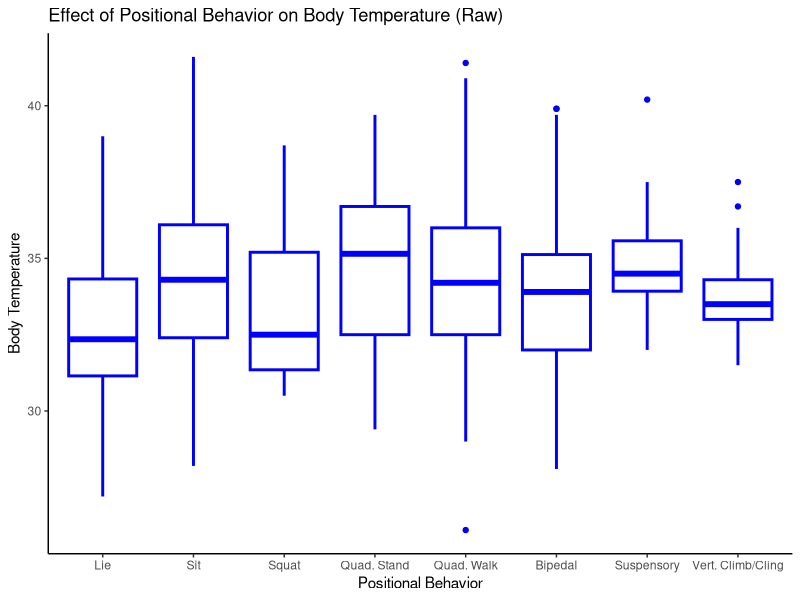
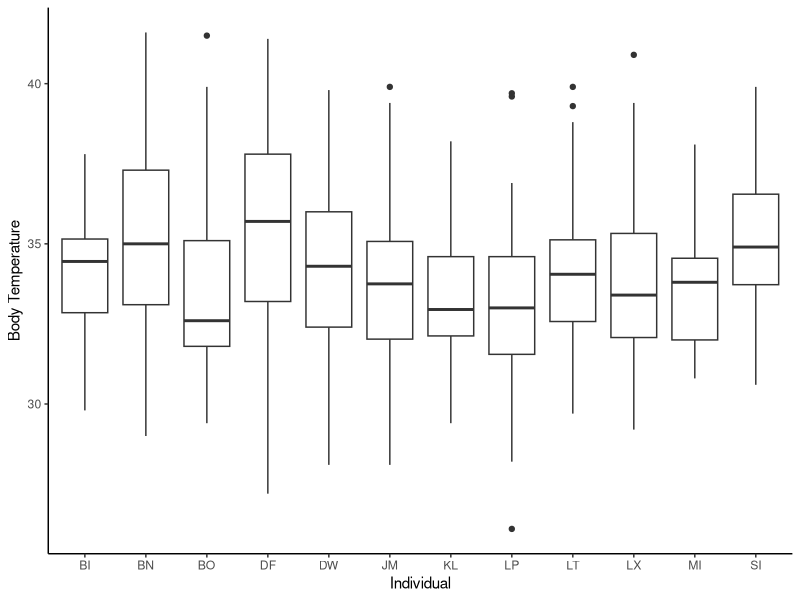
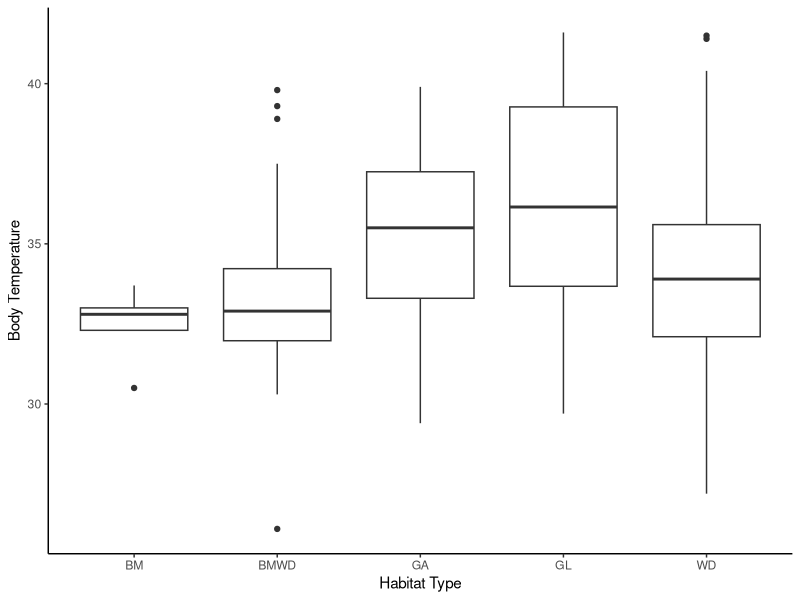
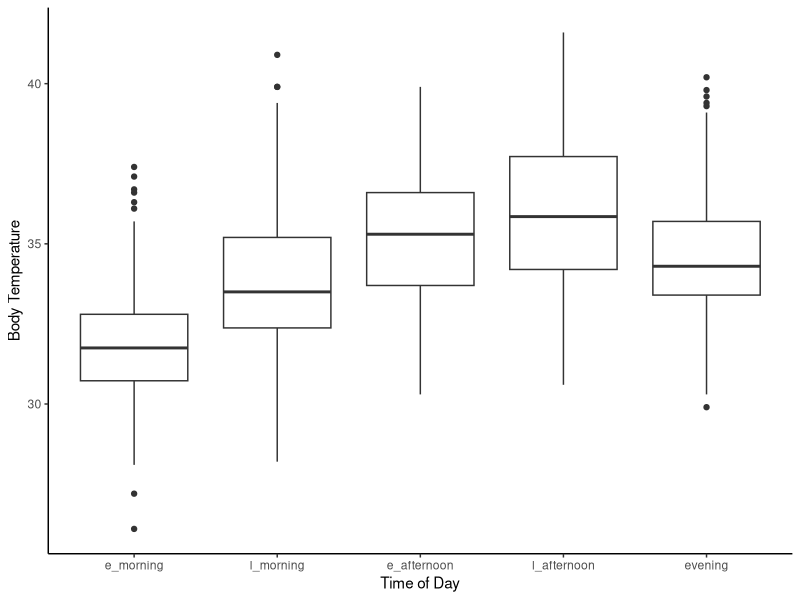
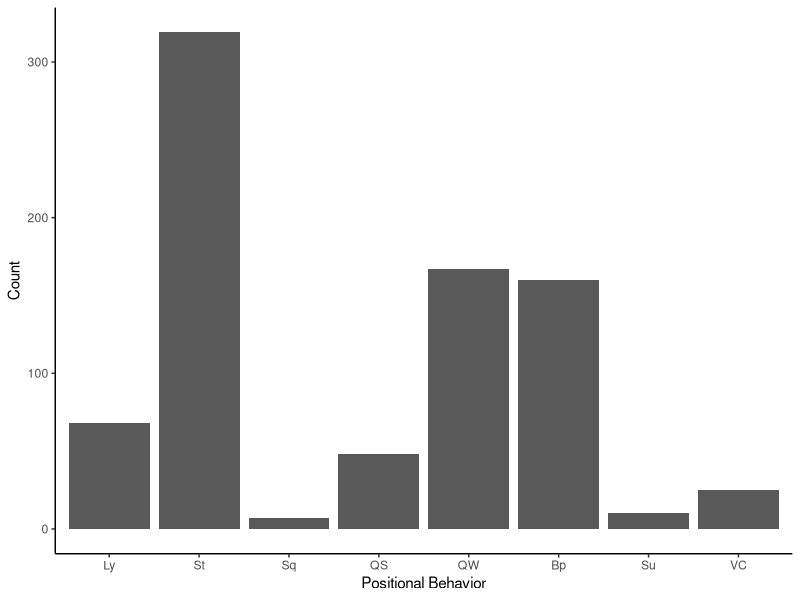
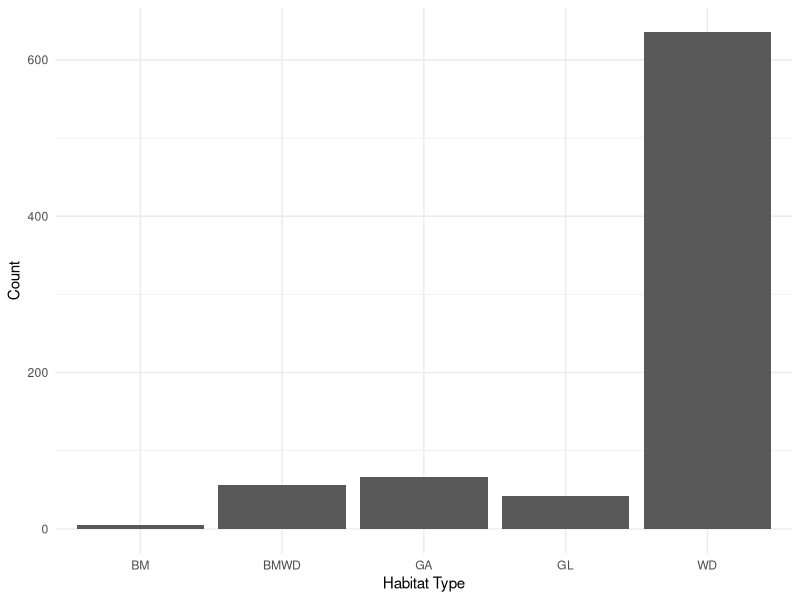
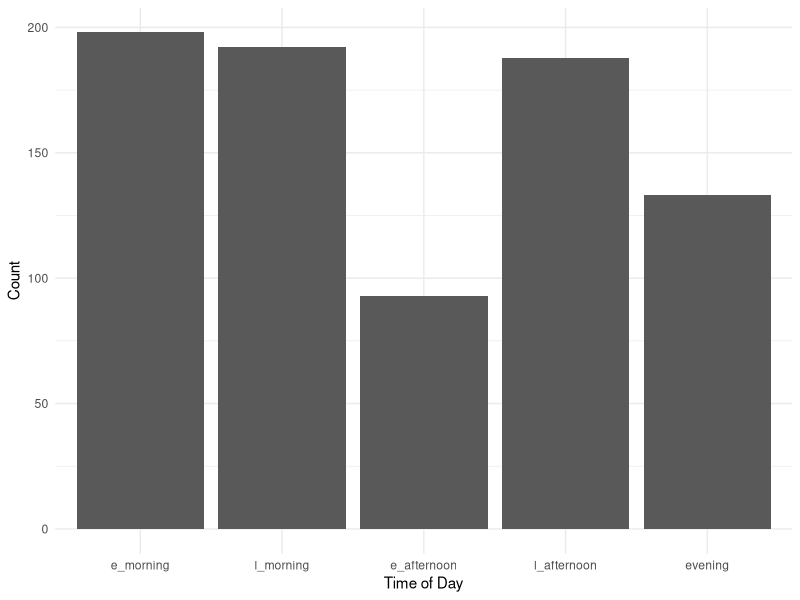
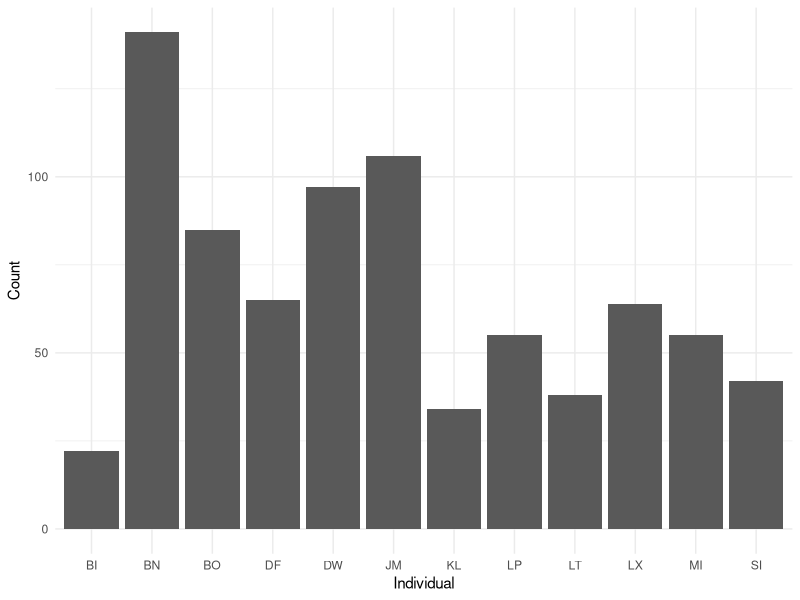

The R script that drew these images, in order: (Note: this script raises an error after producing the figures.)
# load libraries
library(tidyverse) 
library(readr) 
library(lubridate)
library(magrittr)
library(ggplot2)
library(car)
library(emmeans)
library(lme4)
library(ggthemes)
library(plyr) #HSR note- if you need plyr, need to load it before tidyverse. But dplyr in tidyverse does everything plyr can do and more, so shoudln't need plyr. 

##read in data
prelim_tidy <- read_csv("_data/_tidy/prelim_data_tidycols.csv")
View(prelim_tidy)
nrow(prelim_tidy) #2873 rows

#Omit any missing values:
summary(is.na(prelim_tidy)) #looks like missing lots of therm data

prelim_temp<-na.omit(prelim_tidy)
View(prelim_temp)
nrow(prelim_temp) #810 rows; most rows were removed bc therm data missing. 

prelim_temp$therm_t[prelim_temp$therm_t >= 42] <- NA #remove therm values >42 because likely a temp sensor problem? 6 rows removed.  

prelim_temp<-na.omit(prelim_temp) #remove those rows with NA's
View(prelim_temp)
nrow(prelim_temp) #now 804 rows

#Combine positional behaviors into smaller categories
# suspensory = Cb, Br & QM
#Vertical climb and cling together
prelim_temp$pos_beh[prelim_temp$pos_beh == "Cb"] <- "Su"
prelim_temp$pos_beh[prelim_temp$pos_beh == "Br"] <- "Su"
prelim_temp$pos_beh[prelim_temp$pos_beh == "QM"] <- "Su"
prelim_temp$pos_beh[prelim_temp$pos_beh == "Vci"] <- "VC"
prelim_temp$pos_beh[prelim_temp$pos_beh == "Abp"] <- "Bp"
prelim_temp$pos_beh[prelim_temp$pos_beh == "BpS"] <- "Bp"
prelim_temp$pos_beh[prelim_temp$pos_beh == "BpW"] <- "Bp"


############
##re-order levels
prelim_temp$time_od <- factor(prelim_temp$time_od, levels = c("e_morning", "l_morning", "e_afternoon", "l_afternoon", "evening"))
prelim_temp$pos_beh <- factor(prelim_temp$pos_beh, levels = c("QS", "Ly", "Sq", "St", "QW", "Bp", "Su", "VC"))

## Change to factor and numeric
factor_cols <- c("pos_beh","context", "substrate", "hab_type", "individual")
numeric_cols <- c("sun", "therm_t", "t_lo", "t_hi")

prelim_temp[factor_cols] <- lapply(prelim_temp[factor_cols], as.factor)

prelim_temp[numeric_cols] <- lapply(prelim_temp[numeric_cols], as.numeric)

str(prelim_temp)

##plotting
## Change levels for the plot 
prelim_temp$pos_beh <- factor(prelim_temp$pos_beh, levels = c("Ly","St", "Sq", "QS", "QW", "Bp", "Su", "VC"))

pb_raw_plot <- ggplot(prelim_temp, aes(pos_beh, therm_t)) +
                  geom_boxplot(fill = "white", colour = "blue", size = 1) + 
                  ggtitle("Effect of Positional Behavior on Body Temperature (Raw)") +
                  scale_x_discrete(name = "Positional Behavior", labels = c("Lie", "Sit", 
                                        "Squat", "Quad. Stand", "Quad. Walk", "Bipedal", 
                                        "Suspensory", "Vert. Climb/Cling")) +
                  scale_y_continuous(name = "Body Temperature") +
                  theme_classic()
pb_raw_plot

##save plot
ggsave("pb_raw_plot.pdf", width=10, height=6, units="in")

ggsave("pb_raw_plot.png", width=10, height=6, units="in")

#labels = c("Lie", "Sit", "Squat", "Quad. Stand", "Quad. Walk", "Bipedal", "Suspensory", "Vert. Climb/Cling"

ggplot(prelim_temp, aes(individual, therm_t)) +
  geom_boxplot() + 
  labs(x="Individual", y="Body Temperature") +
  theme_classic()

ggplot(prelim_temp, aes(hab_type, therm_t)) +
  geom_boxplot() + 
  labs(x="Habitat Type", y="Body Temperature") +
  theme_classic()

ggplot(prelim_temp, aes(time_od, therm_t)) +
  geom_boxplot() + 
  labs(x="Time of Day", y="Body Temperature") +
  theme_classic()

##counts
ggplot(prelim_temp, aes(pos_beh))+
  geom_bar(stat="count") + 
  labs(x="Positional Behavior", y="Count") +
  theme_classic()  

ggplot(prelim_temp, aes(hab_type))+
  geom_bar(stat="count") + 
  labs(x="Habitat Type", y="Count")+
  theme_minimal()    ###can I combine bamboo with bamboo woodland?

ggplot(prelim_temp, aes(time_od))+
  geom_bar(stat="count") + 
  labs(x="Time of Day", y="Count")+
  theme_minimal()

ggplot(prelim_temp, aes(individual))+
  geom_bar(stat="count") + 
  labs(x="Individual", y="Count")+
  theme_minimal()

ggplot(prelim_temp, aes(sun))+
  geom_histogram()

###model plotting
library(broom)

m1 <- lmer(therm_t ~ pos_beh + time_od + sun + date + hab_type +
       (1|individual), data = prelim_temp)
summary(m1)
confint(m1)

#ggplot(fortify(m1), aes(pos_beh, therm_t)) +
  #stat_summary(fun.data=mean_se, geom="pointrange") +
  #stat_summary(aes(y=.fitted), fun.y=mean, geom="line")

#predict(m1, preddata)

#m1_res <- tidy(coef(summary(m1)) ) 
#ggplot(m1_res, aes(pos_beh, therm_t)) +
  #geom_point()

ggplot(prelim_temp, aes(pos_beh, therm_t)) + 
  geom_point(size = 3) +
  geom_point(aes(y=predict(m1)), size = 1)

#change levels for the plot
prelim_temp$pos_beh <- factor(prelim_temp$pos_beh, levels = c("Ly","St", "Sq", "QS", "QW", "Bp", "Su", "VC"))

pred_v_obs <- ggplot(prelim_temp, aes(pos_beh, therm_t)) + 
              geom_point(size = 3, colour = "blue") + #shows raw data
              geom_boxplot(colour="blue")+ #shows raw data
              geom_boxplot(aes(y=predict(m1)), size = 1, colour = "red") + #shows model predictions
              scale_x_discrete(name = "Positional Behavior", labels = c("Lie", "Sit", 
                                      "Squat", "Quad. Stand", "Quad. Walk", "Bipedal", 
                                      "Suspensory", "Vert. Climb/Cling")) +
              scale_y_continuous(name = "Body Temperature") +
              theme_classic()

pred_v_obs
#hsr: what this tells me is that the model predictions are pretty close to the raw data. (red and blue boxplots are similar). You can plot just the raw data and see the pattern, if you'd like. 

##save plot for reference
ggsave("pred_v_obs.pdf", width=10, height=6, units="in")

ggsave("pred_v_obs.png", width=10, height=6, units="in")

###################
##change levels back
prelim_temp$pos_beh <- factor(prelim_temp$pos_beh, levels = c("QS", "Ly", "Sq", "St", "QW", "Bp", "Su", "VC"))

##tried another thing and it didn't work...
#newdat <- expand.grid(pos_beh=unique(prelim_temp$pos_beh), 
                      #time_od=unique(prelim_temp$time_od),
                      #sun=c(min(prelim_temp$sun),
                       #     max(prelim_temp$sun)),
                      #date=date(prelim_temp$date),
                      #hab_type=unique(prelim_temp$hab_type))
                      
#ggplot(prelim_temp, aes(x=pos_beh, y=therm_t)) +
 # geom_point(size=3) +
  #geom_line(data=newdat, aes(y=predict(m1, level=0, newdata=newdat), size="Positional Behavior")) +
  #scale_size_manual(name="Predictions", values=c("Positional Behavior"=3)) +
  #theme_classic() 

## Create dataframe to predict over
##attempting to follow tutorial but got too confused....
preddata <- with(prelim_temp, expand.grid(pos_beh = levels(pos_beh), time_od = levels(time_od), sun = c(0,50,100), date = c("2018-06-28", "2018-06-06", "2018-07-16"), hab_type = c("WD", "WG", "GL"), individual = c("DW","JM", "LT")))

factor_cols <- c("pos_beh", "time_od", "hab_type", "individual")
numeric_cols <- c("sun")

preddata[factor_cols] <- lapply(preddata[factor_cols], as.factor)
preddata[numeric_cols] <- lapply(preddata[numeric_cols], as.numeric)

preddata$date <- as.Date(preddata$date)

str(preddata)

########
mm <- model.matrix(~pos_beh + time_od + sun + date + hab_type, data=preddata)

###won't work because I don't have 2 or more levels per factor

pframe2 <- data.frame(preddata,eta=mm%*%fixef(m1))
pframe2 <- with(pframe2,data.frame(pframe2,prop=eta))
pvar1 <- diag(mm %*% tcrossprod(vcov(m1),mm))
tvar1 <- pvar1+VarCorr(m1)$individual
pframe2 <- data.frame(
  pframe2
  , plo = pframe2$eta-2*sqrt(pvar1)
  , phi = pframe2$eta+2*sqrt(pvar1)
  , tlo = pframe2$eta-2*sqrt(tvar1)
  , thi = pframe2$eta+2*sqrt(tvar1)
)
